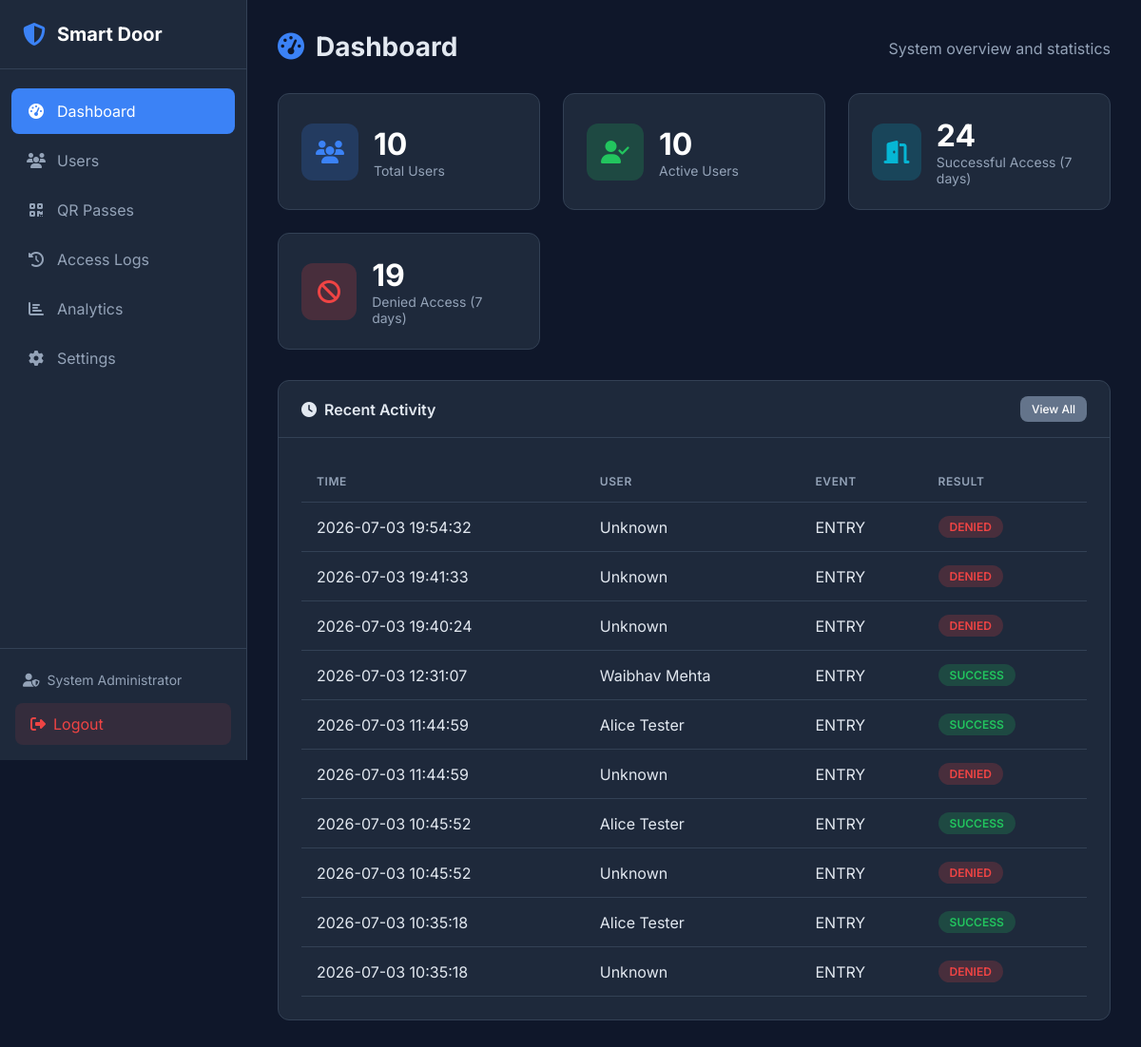
The page /dashboard (signed in) on the database as committed earlier.
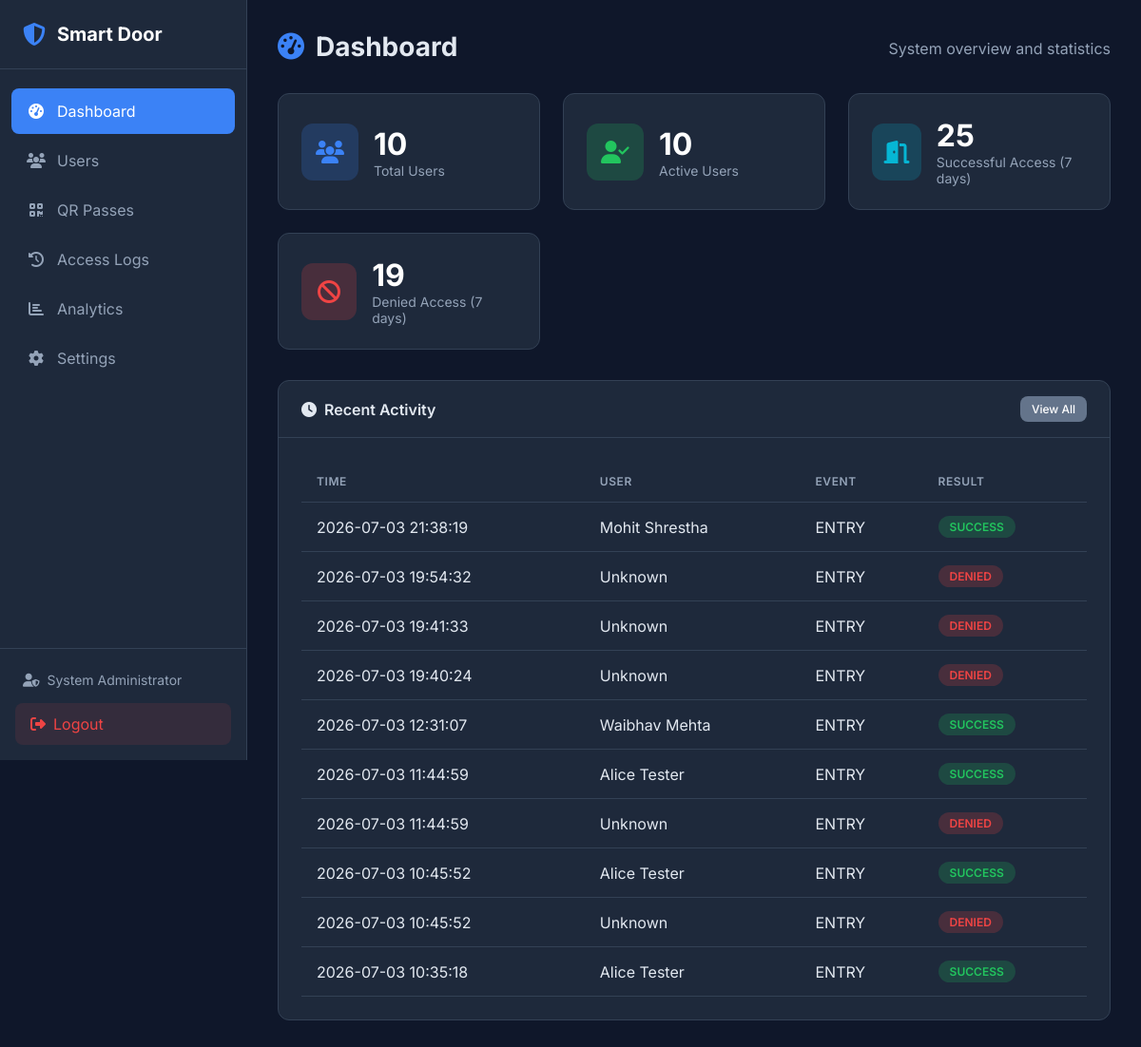
The same page on the database as committed later.
### tables this page shows
CREATE TABLE access_logs (
    id INTEGER PRIMARY KEY AUTOINCREMENT,
    user_id INTEGER,  -- NULL if unknown person
    employee_id VARCHAR(50),  -- Stored separately for historical reference
    user_name VARCHAR(100),  -- Stored separately for historical reference
    event_type VARCHAR(10) NOT NULL CHECK(event_type IN ('ENTRY', 'EXIT')),
    access_date DATE NOT NULL,
    access_time TIME NOT NULL,
    result VARCHAR(20) NOT NULL CHECK(result IN ('SUCCESS', 'FAILED', 'DENIED')),
    face_match BOOLEAN DEFAULT 0,
    fingerprint_match BOOLEAN DEFAULT 0,
    failure_reason VARCHAR(255),
    confidence_score FLOAT,
    ip_address VARCHAR(45),
    created_at DATETIME DEFAULT CURRENT_TIMESTAMP, qr_token VARCHAR(255) NULL, door VARCHAR(100) DEFAULT 'Main Entrance', camera VARCHAR(100) NULL, reason VARCHAR(255) NULL,
    FOREIGN KEY (user_id) REFERENCES users(id) ON DELETE SET NULL
);

### web/app.py (the view)
@app.route('/dashboard')
@login_required
def dashboard():
    stats = access_log_repo.get_stats(days=7)
    recent_logs = access_log_repo.get_recent_logs(limit=10)
    total_users = len(user_repo.get_all())
    active_users = len(user_repo.get_all(active_only=True))
    return render_template('dashboard.html',
                          stats=stats,
                          recent_logs=recent_logs,
                          total_users=total_users,
                          active_users=active_users)

### database/db_manager.py (called while the page is built, shortened)
    def _get_connection(self) -> sqlite3.Connection:
        return self._local.connection

    def execute(self, query: str, params: tuple = ()) -> sqlite3.Cursor:
        conn = self._get_connection()
        cursor = conn.cursor()
        cursor.execute(query, params)
        return cursor

    def get_by_id(self, admin_id: int) -> Optional[Dict]:
        cursor = self.db.execute(
            "SELECT * FROM admin WHERE id = ?",
            (admin_id,)
        )
        row = cursor.fetchone()
        return dict(row) if row else None

    def get_all(self, active_only: bool = False) -> List[Dict]:
        query = "SELECT * FROM users"
        if active_only:
            query += " WHERE is_active = 1"
        query += " ORDER BY first_name, last_name"
        cursor = self.db.execute(query)
        return [dict(row) for row in cursor.fetchall()]

    def get_recent_logs(self, limit: int = 50) -> List[Dict]:
        cursor = self.db.execute(
            """SELECT * FROM access_logs
               ORDER BY created_at DESC LIMIT ?""",
            (limit,)
        )
        return [dict(row) for row in cursor.fetchall()]

### web/templates/dashboard.html (shortened to what this page needs)
{% extends "base.html" %}
{% block content %}
<div class="page-header">
    <h1><i class="fas fa-tachometer-alt"></i> Dashboard</h1>
    <p>System overview and statistics</p>
</div>
<div class="stats-grid">
    <div class="stat-card">
        <div class="stat-icon bg-primary">
            <i class="fas fa-users"></i>
        </div>
        <div class="stat-info">
            <h3>{{ total_users }}</h3>
            <p>Total Users</p>
        </div>
    </div>
    <div class="stat-card">
        <div class="stat-icon bg-success">
            <i class="fas fa-user-check"></i>
        </div>
        <div class="stat-info">
            <h3>{{ active_users }}</h3>
            <p>Active Users</p>
        </div>
    </div>
    <div class="stat-card">
        <div class="stat-icon bg-info">
            <i class="fas fa-door-open"></i>
        </div>
        <div class="stat-info">
            <h3>{{ stats.successful or 0 }}</h3>
            <p>Successful Access (7 days)</p>
        </div>
    </div>
    <div class="stat-card">
        <div class="stat-icon bg-danger">
            <i class="fas fa-ban"></i>
        </div>
        <div class="stat-info">
            <h3>{{ stats.denied or 0 }}</h3>
            <p>Denied Access (7 days)</p>
        </div>
    </div>
</div>
<div class="card">
    <div class="card-header">
        <h2><i class="fas fa-clock"></i> Recent Activity</h2>
        <a href="{{ url_for('logs') }}" class="btn btn-sm btn-secondary">View All</a>
    </div>
    <div class="card-body">
        {% if recent_logs %}
        <table class="table">
            <thead>
                <tr>
                    <th>Time</th>
                    <th>User</th>
                    <th>Event</th>
                    <th>Result</th>
                </tr>
            </thead>
            <tbody>
                {% for log in recent_logs %}
                <tr>
                    <td>{{ log.access_date }} {{ log.access_time }}</td>
                    <td>{{ log.user_name or 'Unknown' }}</td>
                    <td>{{ log.event_type }}</td>
                    <td>
                        <span class="badge badge-{{ 'success' if log.result == 'SUCCESS' else 'danger' }}">
                            {{ log.result }}
                        </span>
                    </td>
                </tr>
                {% endfor %}
            </tbody>
        </table>
        {% else %}
        <p class="text-muted">No recent activity</p>
        {% endif %}
    </div>
</div>
{% endblock %}

Rows that differ between the two databases and show on the page:
no longer on this page (row unchanged): access_logs: access_date "2026-07-03", access_time "10:35:18", user_name "Unknown", event_type "ENTRY", result "DENIED"
added access_logs: access_date "2026-07-03", access_time "21:38:19", user_name "Mohit Shrestha", event_type "ENTRY", result "SUCCESS"
Other text that changed with them:
{{ stats.successful or 0 }}: "24" → "25"
